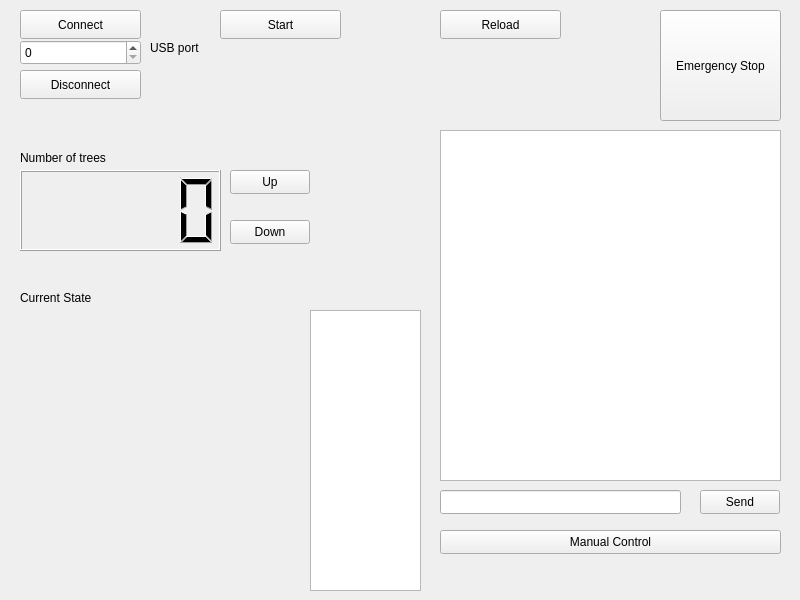
<?xml version="1.0" encoding="UTF-8"?>
<ui version="4.0">
 <class>Widget</class>
 <widget class="QWidget" name="Widget">
  <property name="geometry">
   <rect>
    <x>0</x>
    <y>0</y>
    <width>800</width>
    <height>600</height>
   </rect>
  </property>
  <property name="palette">
   <palette>
    <active/>
    <inactive/>
    <disabled/>
   </palette>
  </property>
  <property name="windowTitle">
   <string>Widget</string>
  </property>
  <widget class="QPushButton" name="Connect">
   <property name="geometry">
    <rect>
     <x>20</x>
     <y>10</y>
     <width>121</width>
     <height>29</height>
    </rect>
   </property>
   <property name="palette">
    <palette>
     <active>
      <colorrole role="WindowText">
       <brush brushstyle="SolidPattern">
        <color alpha="255">
         <red>0</red>
         <green>0</green>
         <blue>0</blue>
        </color>
       </brush>
      </colorrole>
      <colorrole role="Button">
       <brush brushstyle="SolidPattern">
        <color alpha="255">
         <red>255</red>
         <green>170</green>
         <blue>0</blue>
        </color>
       </brush>
      </colorrole>
      <colorrole role="Light">
       <brush brushstyle="SolidPattern">
        <color alpha="255">
         <red>255</red>
         <green>212</green>
         <blue>127</blue>
        </color>
       </brush>
      </colorrole>
      <colorrole role="Midlight">
       <brush brushstyle="SolidPattern">
        <color alpha="255">
         <red>255</red>
         <green>191</green>
         <blue>63</blue>
        </color>
       </brush>
      </colorrole>
      <colorrole role="Dark">
       <brush brushstyle="SolidPattern">
        <color alpha="255">
         <red>127</red>
         <green>85</green>
         <blue>0</blue>
        </color>
       </brush>
      </colorrole>
      <colorrole role="Mid">
       <brush brushstyle="SolidPattern">
        <color alpha="255">
         <red>170</red>
         <green>113</green>
         <blue>0</blue>
        </color>
       </brush>
      </colorrole>
      <colorrole role="Text">
       <brush brushstyle="SolidPattern">
        <color alpha="255">
         <red>0</red>
         <green>0</green>
         <blue>0</blue>
        </color>
       </brush>
      </colorrole>
      <colorrole role="BrightText">
       <brush brushstyle="SolidPattern">
        <color alpha="255">
         <red>255</red>
         <green>255</green>
         <blue>255</blue>
        </color>
       </brush>
      </colorrole>
      <colorrole role="ButtonText">
       <brush brushstyle="SolidPattern">
        <color alpha="255">
         <red>0</red>
         <green>0</green>
         <blue>0</blue>
        </color>
       </brush>
      </colorrole>
      <colorrole role="Base">
       <brush brushstyle="SolidPattern">
        <color alpha="255">
         <red>255</red>
         <green>255</green>
         <blue>255</blue>
        </color>
       </brush>
      </colorrole>
      <colorrole role="Window">
       <brush brushstyle="SolidPattern">
        <color alpha="255">
         <red>255</red>
         <green>170</green>
         <blue>0</blue>
        </color>
       </brush>
      </colorrole>
      <colorrole role="Shadow">
       <brush brushstyle="SolidPattern">
        <color alpha="255">
         <red>0</red>
         <green>0</green>
         <blue>0</blue>
        </color>
       </brush>
      </colorrole>
      <colorrole role="AlternateBase">
       <brush brushstyle="SolidPattern">
        <color alpha="255">
         <red>255</red>
         <green>212</green>
         <blue>127</blue>
        </color>
       </brush>
      </colorrole>
      <colorrole role="ToolTipBase">
       <brush brushstyle="SolidPattern">
        <color alpha="255">
         <red>255</red>
         <green>255</green>
         <blue>220</blue>
        </color>
       </brush>
      </colorrole>
      <colorrole role="ToolTipText">
       <brush brushstyle="SolidPattern">
        <color alpha="255">
         <red>0</red>
         <green>0</green>
         <blue>0</blue>
        </color>
       </brush>
      </colorrole>
     </active>
     <inactive>
      <colorrole role="WindowText">
       <brush brushstyle="SolidPattern">
        <color alpha="255">
         <red>0</red>
         <green>0</green>
         <blue>0</blue>
        </color>
       </brush>
      </colorrole>
      <colorrole role="Button">
       <brush brushstyle="SolidPattern">
        <color alpha="255">
         <red>240</red>
         <green>240</green>
         <blue>240</blue>
        </color>
       </brush>
      </colorrole>
      <colorrole role="Light">
       <brush brushstyle="SolidPattern">
        <color alpha="255">
         <red>255</red>
         <green>255</green>
         <blue>255</blue>
        </color>
       </brush>
      </colorrole>
      <colorrole role="Midlight">
       <brush brushstyle="SolidPattern">
        <color alpha="255">
         <red>227</red>
         <green>227</green>
         <blue>227</blue>
        </color>
       </brush>
      </colorrole>
      <colorrole role="Dark">
       <brush brushstyle="SolidPattern">
        <color alpha="255">
         <red>160</red>
         <green>160</green>
         <blue>160</blue>
        </color>
       </brush>
      </colorrole>
      <colorrole role="Mid">
       <brush brushstyle="SolidPattern">
        <color alpha="255">
         <red>160</red>
         <green>160</green>
         <blue>160</blue>
        </color>
       </brush>
      </colorrole>
      <colorrole role="Text">
       <brush brushstyle="SolidPattern">
        <color alpha="255">
         <red>0</red>
         <green>0</green>
         <blue>0</blue>
        </color>
       </brush>
      </colorrole>
      <colorrole role="BrightText">
       <brush brushstyle="SolidPattern">
        <color alpha="255">
         <red>255</red>
         <green>255</green>
         <blue>255</blue>
        </color>
       </brush>
      </colorrole>
      <colorrole role="ButtonText">
       <brush brushstyle="SolidPattern">
        <color alpha="255">
         <red>0</red>
         <green>0</green>
         <blue>0</blue>
        </color>
       </brush>
      </colorrole>
      <colorrole role="Base">
       <brush brushstyle="SolidPattern">
        <color alpha="255">
         <red>255</red>
         <green>255</green>
         <blue>255</blue>
        </color>
       </brush>
      </colorrole>
      <colorrole role="Window">
       <brush brushstyle="SolidPattern">
        <color alpha="255">
         <red>240</red>
         <green>240</green>
         <blue>240</blue>
        </color>
       </brush>
      </colorrole>
      <colorrole role="Shadow">
       <brush brushstyle="SolidPattern">
        <color alpha="255">
         <red>105</red>
         <green>105</green>
         <blue>105</blue>
        </color>
       </brush>
      </colorrole>
      <colorrole role="AlternateBase">
       <brush brushstyle="SolidPattern">
        <color alpha="255">
         <red>245</red>
         <green>245</green>
         <blue>245</blue>
        </color>
       </brush>
      </colorrole>
      <colorrole role="ToolTipBase">
       <brush brushstyle="SolidPattern">
        <color alpha="255">
         <red>255</red>
         <green>255</green>
         <blue>220</blue>
        </color>
       </brush>
      </colorrole>
      <colorrole role="ToolTipText">
       <brush brushstyle="SolidPattern">
        <color alpha="255">
         <red>0</red>
         <green>0</green>
         <blue>0</blue>
        </color>
       </brush>
      </colorrole>
     </inactive>
     <disabled>
      <colorrole role="WindowText">
       <brush brushstyle="SolidPattern">
        <color alpha="255">
         <red>127</red>
         <green>85</green>
         <blue>0</blue>
        </color>
       </brush>
      </colorrole>
      <colorrole role="Button">
       <brush brushstyle="SolidPattern">
        <color alpha="255">
         <red>255</red>
         <green>170</green>
         <blue>0</blue>
        </color>
       </brush>
      </colorrole>
      <colorrole role="Light">
       <brush brushstyle="SolidPattern">
        <color alpha="255">
         <red>255</red>
         <green>212</green>
         <blue>127</blue>
        </color>
       </brush>
      </colorrole>
      <colorrole role="Midlight">
       <brush brushstyle="SolidPattern">
        <color alpha="255">
         <red>255</red>
         <green>191</green>
         <blue>63</blue>
        </color>
       </brush>
      </colorrole>
      <colorrole role="Dark">
       <brush brushstyle="SolidPattern">
        <color alpha="255">
         <red>127</red>
         <green>85</green>
         <blue>0</blue>
        </color>
       </brush>
      </colorrole>
      <colorrole role="Mid">
       <brush brushstyle="SolidPattern">
        <color alpha="255">
         <red>170</red>
         <green>113</green>
         <blue>0</blue>
        </color>
       </brush>
      </colorrole>
      <colorrole role="Text">
       <brush brushstyle="SolidPattern">
        <color alpha="255">
         <red>127</red>
         <green>85</green>
         <blue>0</blue>
        </color>
       </brush>
      </colorrole>
      <colorrole role="BrightText">
       <brush brushstyle="SolidPattern">
        <color alpha="255">
         <red>255</red>
         <green>255</green>
         <blue>255</blue>
        </color>
       </brush>
      </colorrole>
      <colorrole role="ButtonText">
       <brush brushstyle="SolidPattern">
        <color alpha="255">
         <red>127</red>
         <green>85</green>
         <blue>0</blue>
        </color>
       </brush>
      </colorrole>
      <colorrole role="Base">
       <brush brushstyle="SolidPattern">
        <color alpha="255">
         <red>255</red>
         <green>170</green>
         <blue>0</blue>
        </color>
       </brush>
      </colorrole>
      <colorrole role="Window">
       <brush brushstyle="SolidPattern">
        <color alpha="255">
         <red>255</red>
         <green>170</green>
         <blue>0</blue>
        </color>
       </brush>
      </colorrole>
      <colorrole role="Shadow">
       <brush brushstyle="SolidPattern">
        <color alpha="255">
         <red>0</red>
         <green>0</green>
         <blue>0</blue>
        </color>
       </brush>
      </colorrole>
      <colorrole role="AlternateBase">
       <brush brushstyle="SolidPattern">
        <color alpha="255">
         <red>245</red>
         <green>245</green>
         <blue>245</blue>
        </color>
       </brush>
      </colorrole>
      <colorrole role="ToolTipBase">
       <brush brushstyle="SolidPattern">
        <color alpha="255">
         <red>255</red>
         <green>255</green>
         <blue>220</blue>
        </color>
       </brush>
      </colorrole>
      <colorrole role="ToolTipText">
       <brush brushstyle="SolidPattern">
        <color alpha="255">
         <red>0</red>
         <green>0</green>
         <blue>0</blue>
        </color>
       </brush>
      </colorrole>
     </disabled>
    </palette>
   </property>
   <property name="autoFillBackground">
    <bool>false</bool>
   </property>
   <property name="text">
    <string>Connect</string>
   </property>
  </widget>
  <widget class="QPushButton" name="Start">
   <property name="enabled">
    <bool>true</bool>
   </property>
   <property name="geometry">
    <rect>
     <x>220</x>
     <y>10</y>
     <width>121</width>
     <height>29</height>
    </rect>
   </property>
   <property name="palette">
    <palette>
     <active>
      <colorrole role="WindowText">
       <brush brushstyle="SolidPattern">
        <color alpha="255">
         <red>0</red>
         <green>0</green>
         <blue>0</blue>
        </color>
       </brush>
      </colorrole>
      <colorrole role="Button">
       <brush brushstyle="SolidPattern">
        <color alpha="255">
         <red>0</red>
         <green>255</green>
         <blue>127</blue>
        </color>
       </brush>
      </colorrole>
      <colorrole role="Light">
       <brush brushstyle="SolidPattern">
        <color alpha="255">
         <red>127</red>
         <green>255</green>
         <blue>191</blue>
        </color>
       </brush>
      </colorrole>
      <colorrole role="Midlight">
       <brush brushstyle="SolidPattern">
        <color alpha="255">
         <red>63</red>
         <green>255</green>
         <blue>159</blue>
        </color>
       </brush>
      </colorrole>
      <colorrole role="Dark">
       <brush brushstyle="SolidPattern">
        <color alpha="255">
         <red>0</red>
         <green>127</green>
         <blue>63</blue>
        </color>
       </brush>
      </colorrole>
      <colorrole role="Mid">
       <brush brushstyle="SolidPattern">
        <color alpha="255">
         <red>0</red>
         <green>170</green>
         <blue>85</blue>
        </color>
       </brush>
      </colorrole>
      <colorrole role="Text">
       <brush brushstyle="SolidPattern">
        <color alpha="255">
         <red>0</red>
         <green>0</green>
         <blue>0</blue>
        </color>
       </brush>
      </colorrole>
      <colorrole role="BrightText">
       <brush brushstyle="SolidPattern">
        <color alpha="255">
         <red>255</red>
         <green>255</green>
         <blue>255</blue>
        </color>
       </brush>
      </colorrole>
      <colorrole role="ButtonText">
       <brush brushstyle="SolidPattern">
        <color alpha="255">
         <red>0</red>
         <green>0</green>
         <blue>0</blue>
        </color>
       </brush>
      </colorrole>
      <colorrole role="Base">
       <brush brushstyle="SolidPattern">
        <color alpha="255">
         <red>255</red>
         <green>255</green>
         <blue>255</blue>
        </color>
       </brush>
      </colorrole>
      <colorrole role="Window">
       <brush brushstyle="SolidPattern">
        <color alpha="255">
         <red>0</red>
         <green>255</green>
         <blue>127</blue>
        </color>
       </brush>
      </colorrole>
      <colorrole role="Shadow">
       <brush brushstyle="SolidPattern">
        <color alpha="255">
         <red>0</red>
         <green>0</green>
         <blue>0</blue>
        </color>
       </brush>
      </colorrole>
      <colorrole role="AlternateBase">
       <brush brushstyle="SolidPattern">
        <color alpha="255">
         <red>127</red>
         <green>255</green>
         <blue>191</blue>
        </color>
       </brush>
      </colorrole>
      <colorrole role="ToolTipBase">
       <brush brushstyle="SolidPattern">
        <color alpha="255">
         <red>255</red>
         <green>255</green>
         <blue>220</blue>
        </color>
       </brush>
      </colorrole>
      <colorrole role="ToolTipText">
       <brush brushstyle="SolidPattern">
        <color alpha="255">
         <red>0</red>
         <green>0</green>
         <blue>0</blue>
        </color>
       </brush>
      </colorrole>
     </active>
     <inactive>
      <colorrole role="WindowText">
       <brush brushstyle="SolidPattern">
        <color alpha="255">
         <red>0</red>
         <green>0</green>
         <blue>0</blue>
        </color>
       </brush>
      </colorrole>
      <colorrole role="Button">
       <brush brushstyle="SolidPattern">
        <color alpha="255">
         <red>240</red>
         <green>240</green>
         <blue>240</blue>
        </color>
       </brush>
      </colorrole>
      <colorrole role="Light">
       <brush brushstyle="SolidPattern">
        <color alpha="255">
         <red>255</red>
         <green>255</green>
         <blue>255</blue>
        </color>
       </brush>
      </colorrole>
      <colorrole role="Midlight">
       <brush brushstyle="SolidPattern">
        <color alpha="255">
         <red>227</red>
         <green>227</green>
         <blue>227</blue>
        </color>
       </brush>
      </colorrole>
      <colorrole role="Dark">
       <brush brushstyle="SolidPattern">
        <color alpha="255">
         <red>160</red>
         <green>160</green>
         <blue>160</blue>
        </color>
       </brush>
      </colorrole>
      <colorrole role="Mid">
       <brush brushstyle="SolidPattern">
        <color alpha="255">
         <red>160</red>
         <green>160</green>
         <blue>160</blue>
        </color>
       </brush>
      </colorrole>
      <colorrole role="Text">
       <brush brushstyle="SolidPattern">
        <color alpha="255">
         <red>0</red>
         <green>0</green>
         <blue>0</blue>
        </color>
       </brush>
      </colorrole>
      <colorrole role="BrightText">
       <brush brushstyle="SolidPattern">
        <color alpha="255">
         <red>255</red>
         <green>255</green>
         <blue>255</blue>
        </color>
       </brush>
      </colorrole>
      <colorrole role="ButtonText">
       <brush brushstyle="SolidPattern">
        <color alpha="255">
         <red>0</red>
         <green>0</green>
         <blue>0</blue>
        </color>
       </brush>
      </colorrole>
      <colorrole role="Base">
       <brush brushstyle="SolidPattern">
        <color alpha="255">
         <red>255</red>
         <green>255</green>
         <blue>255</blue>
        </color>
       </brush>
      </colorrole>
      <colorrole role="Window">
       <brush brushstyle="SolidPattern">
        <color alpha="255">
         <red>240</red>
         <green>240</green>
         <blue>240</blue>
        </color>
       </brush>
      </colorrole>
      <colorrole role="Shadow">
       <brush brushstyle="SolidPattern">
        <color alpha="255">
         <red>105</red>
         <green>105</green>
         <blue>105</blue>
        </color>
       </brush>
      </colorrole>
      <colorrole role="AlternateBase">
       <brush brushstyle="SolidPattern">
        <color alpha="255">
         <red>245</red>
         <green>245</green>
         <blue>245</blue>
        </color>
       </brush>
      </colorrole>
      <colorrole role="ToolTipBase">
       <brush brushstyle="SolidPattern">
        <color alpha="255">
         <red>255</red>
         <green>255</green>
         <blue>220</blue>
        </color>
       </brush>
      </colorrole>
      <colorrole role="ToolTipText">
       <brush brushstyle="SolidPattern">
        <color alpha="255">
         <red>0</red>
         <green>0</green>
         <blue>0</blue>
        </color>
       </brush>
      </colorrole>
     </inactive>
     <disabled>
      <colorrole role="WindowText">
       <brush brushstyle="SolidPattern">
        <color alpha="255">
         <red>0</red>
         <green>127</green>
         <blue>63</blue>
        </color>
       </brush>
      </colorrole>
      <colorrole role="Button">
       <brush brushstyle="SolidPattern">
        <color alpha="255">
         <red>0</red>
         <green>255</green>
         <blue>127</blue>
        </color>
       </brush>
      </colorrole>
      <colorrole role="Light">
       <brush brushstyle="SolidPattern">
        <color alpha="255">
         <red>127</red>
         <green>255</green>
         <blue>191</blue>
        </color>
       </brush>
      </colorrole>
      <colorrole role="Midlight">
       <brush brushstyle="SolidPattern">
        <color alpha="255">
         <red>63</red>
         <green>255</green>
         <blue>159</blue>
        </color>
       </brush>
      </colorrole>
      <colorrole role="Dark">
       <brush brushstyle="SolidPattern">
        <color alpha="255">
         <red>0</red>
         <green>127</green>
         <blue>63</blue>
        </color>
       </brush>
      </colorrole>
      <colorrole role="Mid">
       <brush brushstyle="SolidPattern">
        <color alpha="255">
         <red>0</red>
         <green>170</green>
         <blue>85</blue>
        </color>
       </brush>
      </colorrole>
      <colorrole role="Text">
       <brush brushstyle="SolidPattern">
        <color alpha="255">
         <red>0</red>
         <green>127</green>
         <blue>63</blue>
        </color>
       </brush>
      </colorrole>
      <colorrole role="BrightText">
       <brush brushstyle="SolidPattern">
        <color alpha="255">
         <red>255</red>
         <green>255</green>
         <blue>255</blue>
        </color>
       </brush>
      </colorrole>
      <colorrole role="ButtonText">
       <brush brushstyle="SolidPattern">
        <color alpha="255">
         <red>0</red>
         <green>127</green>
         <blue>63</blue>
        </color>
       </brush>
      </colorrole>
      <colorrole role="Base">
       <brush brushstyle="SolidPattern">
        <color alpha="255">
         <red>0</red>
         <green>255</green>
         <blue>127</blue>
        </color>
       </brush>
      </colorrole>
      <colorrole role="Window">
       <brush brushstyle="SolidPattern">
        <color alpha="255">
         <red>0</red>
         <green>255</green>
         <blue>127</blue>
        </color>
       </brush>
      </colorrole>
      <colorrole role="Shadow">
       <brush brushstyle="SolidPattern">
        <color alpha="255">
         <red>0</red>
         <green>0</green>
         <blue>0</blue>
        </color>
       </brush>
      </colorrole>
      <colorrole role="AlternateBase">
       <brush brushstyle="SolidPattern">
        <color alpha="255">
         <red>245</red>
         <green>245</green>
         <blue>245</blue>
        </color>
       </brush>
      </colorrole>
      <colorrole role="ToolTipBase">
       <brush brushstyle="SolidPattern">
        <color alpha="255">
         <red>255</red>
         <green>255</green>
         <blue>220</blue>
        </color>
       </brush>
      </colorrole>
      <colorrole role="ToolTipText">
       <brush brushstyle="SolidPattern">
        <color alpha="255">
         <red>0</red>
         <green>0</green>
         <blue>0</blue>
        </color>
       </brush>
      </colorrole>
     </disabled>
    </palette>
   </property>
   <property name="autoFillBackground">
    <bool>false</bool>
   </property>
   <property name="text">
    <string>Start</string>
   </property>
  </widget>
  <widget class="QPushButton" name="ReloadBtn">
   <property name="geometry">
    <rect>
     <x>440</x>
     <y>10</y>
     <width>121</width>
     <height>29</height>
    </rect>
   </property>
   <property name="palette">
    <palette>
     <active>
      <colorrole role="WindowText">
       <brush brushstyle="SolidPattern">
        <color alpha="255">
         <red>0</red>
         <green>0</green>
         <blue>0</blue>
        </color>
       </brush>
      </colorrole>
      <colorrole role="Button">
       <brush brushstyle="SolidPattern">
        <color alpha="255">
         <red>255</red>
         <green>255</green>
         <blue>0</blue>
        </color>
       </brush>
      </colorrole>
      <colorrole role="Light">
       <brush brushstyle="SolidPattern">
        <color alpha="255">
         <red>255</red>
         <green>255</green>
         <blue>127</blue>
        </color>
       </brush>
      </colorrole>
      <colorrole role="Midlight">
       <brush brushstyle="SolidPattern">
        <color alpha="255">
         <red>255</red>
         <green>255</green>
         <blue>63</blue>
        </color>
       </brush>
      </colorrole>
      <colorrole role="Dark">
       <brush brushstyle="SolidPattern">
        <color alpha="255">
         <red>127</red>
         <green>127</green>
         <blue>0</blue>
        </color>
       </brush>
      </colorrole>
      <colorrole role="Mid">
       <brush brushstyle="SolidPattern">
        <color alpha="255">
         <red>170</red>
         <green>170</green>
         <blue>0</blue>
        </color>
       </brush>
      </colorrole>
      <colorrole role="Text">
       <brush brushstyle="SolidPattern">
        <color alpha="255">
         <red>0</red>
         <green>0</green>
         <blue>0</blue>
        </color>
       </brush>
      </colorrole>
      <colorrole role="BrightText">
       <brush brushstyle="SolidPattern">
        <color alpha="255">
         <red>255</red>
         <green>255</green>
         <blue>255</blue>
        </color>
       </brush>
      </colorrole>
      <colorrole role="ButtonText">
       <brush brushstyle="SolidPattern">
        <color alpha="255">
         <red>0</red>
         <green>0</green>
         <blue>0</blue>
        </color>
       </brush>
      </colorrole>
      <colorrole role="Base">
       <brush brushstyle="SolidPattern">
        <color alpha="255">
         <red>255</red>
         <green>255</green>
         <blue>255</blue>
        </color>
       </brush>
      </colorrole>
      <colorrole role="Window">
       <brush brushstyle="SolidPattern">
        <color alpha="255">
         <red>255</red>
         <green>255</green>
         <blue>0</blue>
        </color>
       </brush>
      </colorrole>
      <colorrole role="Shadow">
       <brush brushstyle="SolidPattern">
        <color alpha="255">
         <red>0</red>
         <green>0</green>
         <blue>0</blue>
        </color>
       </brush>
      </colorrole>
      <colorrole role="AlternateBase">
       <brush brushstyle="SolidPattern">
        <color alpha="255">
         <red>255</red>
         <green>255</green>
         <blue>127</blue>
        </color>
       </brush>
      </colorrole>
      <colorrole role="ToolTipBase">
       <brush brushstyle="SolidPattern">
        <color alpha="255">
         <red>255</red>
         <green>255</green>
         <blue>220</blue>
        </color>
       </brush>
      </colorrole>
      <colorrole role="ToolTipText">
       <brush brushstyle="SolidPattern">
        <color alpha="255">
         <red>0</red>
         <green>0</green>
         <blue>0</blue>
        </color>
       </brush>
      </colorrole>
     </active>
     <inactive>
      <colorrole role="WindowText">
       <brush brushstyle="SolidPattern">
        <color alpha="255">
         <red>0</red>
         <green>0</green>
         <blue>0</blue>
        </color>
       </brush>
      </colorrole>
      <colorrole role="Button">
       <brush brushstyle="SolidPattern">
        <color alpha="255">
         <red>240</red>
         <green>240</green>
         <blue>240</blue>
        </color>
       </brush>
      </colorrole>
      <colorrole role="Light">
       <brush brushstyle="SolidPattern">
        <color alpha="255">
         <red>255</red>
         <green>255</green>
         <blue>255</blue>
        </color>
       </brush>
      </colorrole>
      <colorrole role="Midlight">
       <brush brushstyle="SolidPattern">
        <color alpha="255">
         <red>227</red>
         <green>227</green>
         <blue>227</blue>
        </color>
       </brush>
      </colorrole>
      <colorrole role="Dark">
       <brush brushstyle="SolidPattern">
        <color alpha="255">
         <red>160</red>
         <green>160</green>
         <blue>160</blue>
        </color>
       </brush>
      </colorrole>
      <colorrole role="Mid">
       <brush brushstyle="SolidPattern">
        <color alpha="255">
         <red>160</red>
         <green>160</green>
         <blue>160</blue>
        </color>
       </brush>
      </colorrole>
      <colorrole role="Text">
       <brush brushstyle="SolidPattern">
        <color alpha="255">
         <red>0</red>
         <green>0</green>
         <blue>0</blue>
        </color>
       </brush>
      </colorrole>
      <colorrole role="BrightText">
       <brush brushstyle="SolidPattern">
        <color alpha="255">
         <red>255</red>
         <green>255</green>
         <blue>255</blue>
        </color>
       </brush>
      </colorrole>
      <colorrole role="ButtonText">
       <brush brushstyle="SolidPattern">
        <color alpha="255">
         <red>0</red>
         <green>0</green>
         <blue>0</blue>
        </color>
       </brush>
      </colorrole>
      <colorrole role="Base">
       <brush brushstyle="SolidPattern">
        <color alpha="255">
         <red>255</red>
         <green>255</green>
         <blue>255</blue>
        </color>
       </brush>
      </colorrole>
      <colorrole role="Window">
       <brush brushstyle="SolidPattern">
        <color alpha="255">
         <red>240</red>
         <green>240</green>
         <blue>240</blue>
        </color>
       </brush>
      </colorrole>
      <colorrole role="Shadow">
       <brush brushstyle="SolidPattern">
        <color alpha="255">
         <red>105</red>
         <green>105</green>
         <blue>105</blue>
        </color>
       </brush>
      </colorrole>
      <colorrole role="AlternateBase">
       <brush brushstyle="SolidPattern">
        <color alpha="255">
         <red>245</red>
         <green>245</green>
         <blue>245</blue>
        </color>
       </brush>
      </colorrole>
      <colorrole role="ToolTipBase">
       <brush brushstyle="SolidPattern">
        <color alpha="255">
         <red>255</red>
         <green>255</green>
         <blue>220</blue>
        </color>
       </brush>
      </colorrole>
      <colorrole role="ToolTipText">
       <brush brushstyle="SolidPattern">
        <color alpha="255">
         <red>0</red>
         <green>0</green>
         <blue>0</blue>
        </color>
       </brush>
      </colorrole>
     </inactive>
     <disabled>
      <colorrole role="WindowText">
       <brush brushstyle="SolidPattern">
        <color alpha="255">
         <red>127</red>
         <green>127</green>
         <blue>0</blue>
        </color>
       </brush>
      </colorrole>
      <colorrole role="Button">
       <brush brushstyle="SolidPattern">
        <color alpha="255">
         <red>255</red>
         <green>255</green>
         <blue>0</blue>
        </color>
       </brush>
      </colorrole>
      <colorrole role="Light">
       <brush brushstyle="SolidPattern">
        <color alpha="255">
         <red>255</red>
         <green>255</green>
         <blue>127</blue>
        </color>
       </brush>
      </colorrole>
      <colorrole role="Midlight">
       <brush brushstyle="SolidPattern">
        <color alpha="255">
         <red>255</red>
         <green>255</green>
         <blue>63</blue>
        </color>
       </brush>
      </colorrole>
      <colorrole role="Dark">
       <brush brushstyle="SolidPattern">
        <color alpha="255">
         <red>127</red>
         <green>127</green>
         <blue>0</blue>
        </color>
       </brush>
      </colorrole>
      <colorrole role="Mid">
       <brush brushstyle="SolidPattern">
        <color alpha="255">
         <red>170</red>
         <green>170</green>
         <blue>0</blue>
        </color>
       </brush>
      </colorrole>
      <colorrole role="Text">
       <brush brushstyle="SolidPattern">
        <color alpha="255">
         <red>127</red>
         <green>127</green>
         <blue>0</blue>
        </color>
       </brush>
      </colorrole>
      <colorrole role="BrightText">
       <brush brushstyle="SolidPattern">
        <color alpha="255">
         <red>255</red>
         <green>255</green>
         <blue>255</blue>
        </color>
       </brush>
      </colorrole>
      <colorrole role="ButtonText">
       <brush brushstyle="SolidPattern">
        <color alpha="255">
         <red>127</red>
         <green>127</green>
         <blue>0</blue>
        </color>
       </brush>
      </colorrole>
      <colorrole role="Base">
       <brush brushstyle="SolidPattern">
        <color alpha="255">
         <red>255</red>
         <green>255</green>
         <blue>0</blue>
        </color>
       </brush>
      </colorrole>
      <colorrole role="Window">
       <brush brushstyle="SolidPattern">
        <color alpha="255">
         <red>255</red>
         <green>255</green>
         <blue>0</blue>
        </color>
       </brush>
      </colorrole>
      <colorrole role="Shadow">
       <brush brushstyle="SolidPattern">
        <color alpha="255">
         <red>0</red>
         <green>0</green>
         <blue>0</blue>
        </color>
       </brush>
      </colorrole>
      <colorrole role="AlternateBase">
       <brush brushstyle="SolidPattern">
        <color alpha="255">
         <red>245</red>
         <green>245</green>
         <blue>245</blue>
        </color>
       </brush>
      </colorrole>
      <colorrole role="ToolTipBase">
       <brush brushstyle="SolidPattern">
        <color alpha="255">
         <red>255</red>
         <green>255</green>
         <blue>220</blue>
        </color>
       </brush>
      </colorrole>
      <colorrole role="ToolTipText">
       <brush brushstyle="SolidPattern">
        <color alpha="255">
         <red>0</red>
         <green>0</green>
         <blue>0</blue>
        </color>
       </brush>
      </colorrole>
     </disabled>
    </palette>
   </property>
   <property name="autoFillBackground">
    <bool>false</bool>
   </property>
   <property name="text">
    <string>Reload</string>
   </property>
  </widget>
  <widget class="QPushButton" name="StopBtn">
   <property name="geometry">
    <rect>
     <x>660</x>
     <y>10</y>
     <width>121</width>
     <height>111</height>
    </rect>
   </property>
   <property name="palette">
    <palette>
     <active>
      <colorrole role="WindowText">
       <brush brushstyle="SolidPattern">
        <color alpha="255">
         <red>0</red>
         <green>0</green>
         <blue>0</blue>
        </color>
       </brush>
      </colorrole>
      <colorrole role="Button">
       <brush brushstyle="SolidPattern">
        <color alpha="255">
         <red>255</red>
         <green>0</green>
         <blue>0</blue>
        </color>
       </brush>
      </colorrole>
      <colorrole role="Light">
       <brush brushstyle="SolidPattern">
        <color alpha="255">
         <red>255</red>
         <green>127</green>
         <blue>127</blue>
        </color>
       </brush>
      </colorrole>
      <colorrole role="Midlight">
       <brush brushstyle="SolidPattern">
        <color alpha="255">
         <red>255</red>
         <green>63</green>
         <blue>63</blue>
        </color>
       </brush>
      </colorrole>
      <colorrole role="Dark">
       <brush brushstyle="SolidPattern">
        <color alpha="255">
         <red>127</red>
         <green>0</green>
         <blue>0</blue>
        </color>
       </brush>
      </colorrole>
      <colorrole role="Mid">
       <brush brushstyle="SolidPattern">
        <color alpha="255">
         <red>170</red>
         <green>0</green>
         <blue>0</blue>
        </color>
       </brush>
      </colorrole>
      <colorrole role="Text">
       <brush brushstyle="SolidPattern">
        <color alpha="255">
         <red>0</red>
         <green>0</green>
         <blue>0</blue>
        </color>
       </brush>
      </colorrole>
      <colorrole role="BrightText">
       <brush brushstyle="SolidPattern">
        <color alpha="255">
         <red>255</red>
         <green>255</green>
         <blue>255</blue>
        </color>
       </brush>
      </colorrole>
      <colorrole role="ButtonText">
       <brush brushstyle="SolidPattern">
        <color alpha="255">
         <red>0</red>
         <green>0</green>
         <blue>0</blue>
        </color>
       </brush>
      </colorrole>
      <colorrole role="Base">
       <brush brushstyle="SolidPattern">
        <color alpha="255">
         <red>255</red>
         <green>0</green>
         <blue>0</blue>
        </color>
       </brush>
      </colorrole>
      <colorrole role="Window">
       <brush brushstyle="SolidPattern">
        <color alpha="255">
         <red>255</red>
         <green>0</green>
         <blue>0</blue>
        </color>
       </brush>
      </colorrole>
      <colorrole role="Shadow">
       <brush brushstyle="SolidPattern">
        <color alpha="255">
         <red>0</red>
         <green>0</green>
         <blue>0</blue>
        </color>
       </brush>
      </colorrole>
      <colorrole role="AlternateBase">
       <brush brushstyle="SolidPattern">
        <color alpha="255">
         <red>255</red>
         <green>127</green>
         <blue>127</blue>
        </color>
       </brush>
      </colorrole>
      <colorrole role="ToolTipBase">
       <brush brushstyle="SolidPattern">
        <color alpha="255">
         <red>255</red>
         <green>255</green>
         <blue>220</blue>
        </color>
       </brush>
      </colorrole>
      <colorrole role="ToolTipText">
       <brush brushstyle="SolidPattern">
        <color alpha="255">
         <red>0</red>
         <green>0</green>
         <blue>0</blue>
        </color>
       </brush>
      </colorrole>
     </active>
     <inactive>
      <colorrole role="WindowText">
       <brush brushstyle="SolidPattern">
        <color alpha="255">
         <red>0</red>
         <green>0</green>
         <blue>0</blue>
        </color>
       </brush>
      </colorrole>
      <colorrole role="Button">
       <brush brushstyle="SolidPattern">
        <color alpha="255">
         <red>240</red>
         <green>240</green>
         <blue>240</blue>
        </color>
       </brush>
      </colorrole>
      <colorrole role="Light">
       <brush brushstyle="SolidPattern">
        <color alpha="255">
         <red>255</red>
         <green>255</green>
         <blue>255</blue>
        </color>
       </brush>
      </colorrole>
      <colorrole role="Midlight">
       <brush brushstyle="SolidPattern">
        <color alpha="255">
         <red>227</red>
         <green>227</green>
         <blue>227</blue>
        </color>
       </brush>
      </colorrole>
      <colorrole role="Dark">
       <brush brushstyle="SolidPattern">
        <color alpha="255">
         <red>160</red>
         <green>160</green>
         <blue>160</blue>
        </color>
       </brush>
      </colorrole>
      <colorrole role="Mid">
       <brush brushstyle="SolidPattern">
        <color alpha="255">
         <red>160</red>
         <green>160</green>
         <blue>160</blue>
        </color>
       </brush>
      </colorrole>
      <colorrole role="Text">
       <brush brushstyle="SolidPattern">
        <color alpha="255">
         <red>0</red>
         <green>0</green>
         <blue>0</blue>
        </color>
       </brush>
      </colorrole>
      <colorrole role="BrightText">
       <brush brushstyle="SolidPattern">
        <color alpha="255">
         <red>255</red>
         <green>255</green>
         <blue>255</blue>
        </color>
       </brush>
      </colorrole>
      <colorrole role="ButtonText">
       <brush brushstyle="SolidPattern">
        <color alpha="255">
         <red>0</red>
         <green>0</green>
         <blue>0</blue>
        </color>
       </brush>
      </colorrole>
      <colorrole role="Base">
       <brush brushstyle="SolidPattern">
        <color alpha="255">
         <red>255</red>
         <green>255</green>
         <blue>255</blue>
        </color>
       </brush>
      </colorrole>
      <colorrole role="Window">
       <brush brushstyle="SolidPattern">
        <color alpha="255">
         <red>240</red>
         <green>240</green>
         <blue>240</blue>
        </color>
       </brush>
      </colorrole>
      <colorrole role="Shadow">
       <brush brushstyle="SolidPattern">
        <color alpha="255">
         <red>105</red>
         <green>105</green>
         <blue>105</blue>
        </color>
       </brush>
      </colorrole>
      <colorrole role="AlternateBase">
       <brush brushstyle="SolidPattern">
        <color alpha="255">
         <red>245</red>
         <green>245</green>
         <blue>245</blue>
        </color>
       </brush>
      </colorrole>
      <colorrole role="ToolTipBase">
       <brush brushstyle="SolidPattern">
        <color alpha="255">
         <red>255</red>
         <green>255</green>
         <blue>220</blue>
        </color>
       </brush>
      </colorrole>
      <colorrole role="ToolTipText">
       <brush brushstyle="SolidPattern">
        <color alpha="255">
         <red>0</red>
         <green>0</green>
         <blue>0</blue>
        </color>
       </brush>
      </colorrole>
     </inactive>
     <disabled>
      <colorrole role="WindowText">
       <brush brushstyle="SolidPattern">
        <color alpha="255">
         <red>0</red>
         <green>0</green>
         <blue>0</blue>
        </color>
       </brush>
      </colorrole>
      <colorrole role="Button">
       <brush brushstyle="SolidPattern">
        <color alpha="255">
         <red>255</red>
         <green>0</green>
         <blue>0</blue>
        </color>
       </brush>
      </colorrole>
      <colorrole role="Light">
       <brush brushstyle="SolidPattern">
        <color alpha="255">
         <red>255</red>
         <green>127</green>
         <blue>127</blue>
        </color>
       </brush>
      </colorrole>
      <colorrole role="Midlight">
       <brush brushstyle="SolidPattern">
        <color alpha="255">
         <red>255</red>
         <green>63</green>
         <blue>63</blue>
        </color>
       </brush>
      </colorrole>
      <colorrole role="Dark">
       <brush brushstyle="SolidPattern">
        <color alpha="255">
         <red>127</red>
         <green>0</green>
         <blue>0</blue>
        </color>
       </brush>
      </colorrole>
      <colorrole role="Mid">
       <brush brushstyle="SolidPattern">
        <color alpha="255">
         <red>170</red>
         <green>0</green>
         <blue>0</blue>
        </color>
       </brush>
      </colorrole>
      <colorrole role="Text">
       <brush brushstyle="SolidPattern">
        <color alpha="255">
         <red>127</red>
         <green>0</green>
         <blue>0</blue>
        </color>
       </brush>
      </colorrole>
      <colorrole role="BrightText">
       <brush brushstyle="SolidPattern">
        <color alpha="255">
         <red>255</red>
         <green>255</green>
         <blue>255</blue>
        </color>
       </brush>
      </colorrole>
      <colorrole role="ButtonText">
       <brush brushstyle="SolidPattern">
        <color alpha="255">
         <red>127</red>
         <green>0</green>
         <blue>0</blue>
        </color>
       </brush>
      </colorrole>
      <colorrole role="Base">
       <brush brushstyle="SolidPattern">
        <color alpha="255">
         <red>255</red>
         <green>0</green>
         <blue>0</blue>
        </color>
       </brush>
      </colorrole>
      <colorrole role="Window">
       <brush brushstyle="SolidPattern">
        <color alpha="255">
         <red>255</red>
         <green>0</green>
         <blue>0</blue>
        </color>
       </brush>
      </colorrole>
      <colorrole role="Shadow">
       <brush brushstyle="SolidPattern">
        <color alpha="255">
         <red>0</red>
         <green>0</green>
         <blue>0</blue>
        </color>
       </brush>
      </colorrole>
      <colorrole role="AlternateBase">
       <brush brushstyle="SolidPattern">
        <color alpha="255">
         <red>245</red>
         <green>245</green>
         <blue>245</blue>
        </color>
       </brush>
      </colorrole>
      <colorrole role="ToolTipBase">
       <brush brushstyle="SolidPattern">
        <color alpha="255">
         <red>255</red>
         <green>255</green>
         <blue>220</blue>
        </color>
       </brush>
      </colorrole>
      <colorrole role="ToolTipText">
       <brush brushstyle="SolidPattern">
        <color alpha="255">
         <red>0</red>
         <green>0</green>
         <blue>0</blue>
        </color>
       </brush>
      </colorrole>
     </disabled>
    </palette>
   </property>
   <property name="autoFillBackground">
    <bool>false</bool>
   </property>
   <property name="text">
    <string>Emergency Stop</string>
   </property>
  </widget>
  <widget class="QSpinBox" name="spinBox">
   <property name="geometry">
    <rect>
     <x>20</x>
     <y>40</y>
     <width>121</width>
     <height>25</height>
    </rect>
   </property>
  </widget>
  <widget class="QLabel" name="label">
   <property name="geometry">
    <rect>
     <x>150</x>
     <y>40</y>
     <width>49</width>
     <height>16</height>
    </rect>
   </property>
   <property name="text">
    <string>USB port </string>
   </property>
  </widget>
  <widget class="QTextBrowser" name="textBrowser">
   <property name="geometry">
    <rect>
     <x>440</x>
     <y>130</y>
     <width>341</width>
     <height>351</height>
    </rect>
   </property>
  </widget>
  <widget class="QLineEdit" name="lineEdit">
   <property name="geometry">
    <rect>
     <x>440</x>
     <y>490</y>
     <width>241</width>
     <height>24</height>
    </rect>
   </property>
  </widget>
  <widget class="QPushButton" name="pushButton_5">
   <property name="geometry">
    <rect>
     <x>700</x>
     <y>490</y>
     <width>80</width>
     <height>24</height>
    </rect>
   </property>
   <property name="text">
    <string>Send</string>
   </property>
  </widget>
  <widget class="QPushButton" name="pushButton_6">
   <property name="geometry">
    <rect>
     <x>440</x>
     <y>530</y>
     <width>341</width>
     <height>24</height>
    </rect>
   </property>
   <property name="text">
    <string>Manual Control</string>
   </property>
  </widget>
  <widget class="QLabel" name="label_2">
   <property name="geometry">
    <rect>
     <x>20</x>
     <y>290</y>
     <width>101</width>
     <height>16</height>
    </rect>
   </property>
   <property name="text">
    <string>Current State</string>
   </property>
  </widget>
  <widget class="QLCDNumber" name="lcdNumber">
   <property name="geometry">
    <rect>
     <x>20</x>
     <y>170</y>
     <width>201</width>
     <height>81</height>
    </rect>
   </property>
   <property name="intValue" stdset="0">
    <number>0</number>
   </property>
  </widget>
  <widget class="QLabel" name="label_3">
   <property name="geometry">
    <rect>
     <x>20</x>
     <y>150</y>
     <width>101</width>
     <height>16</height>
    </rect>
   </property>
   <property name="text">
    <string>Number of trees</string>
   </property>
  </widget>
  <widget class="QPushButton" name="Up">
   <property name="enabled">
    <bool>true</bool>
   </property>
   <property name="geometry">
    <rect>
     <x>230</x>
     <y>170</y>
     <width>80</width>
     <height>24</height>
    </rect>
   </property>
   <property name="text">
    <string>Up</string>
   </property>
  </widget>
  <widget class="QPushButton" name="Down">
   <property name="geometry">
    <rect>
     <x>230</x>
     <y>220</y>
     <width>80</width>
     <height>24</height>
    </rect>
   </property>
   <property name="text">
    <string>Down</string>
   </property>
  </widget>
  <widget class="QPushButton" name="Disconnect">
   <property name="enabled">
    <bool>true</bool>
   </property>
   <property name="geometry">
    <rect>
     <x>20</x>
     <y>70</y>
     <width>121</width>
     <height>29</height>
    </rect>
   </property>
   <property name="text">
    <string>Disconnect</string>
   </property>
  </widget>
  <widget class="QLabel" name="label_4">
   <property name="geometry">
    <rect>
     <x>10</x>
     <y>310</y>
     <width>291</width>
     <height>281</height>
    </rect>
   </property>
   <property name="text">
    <string/>
   </property>
   <property name="pixmap">
    <pixmap>Pos1.jpg</pixmap>
   </property>
   <property name="scaledContents">
    <bool>true</bool>
   </property>
  </widget>
  <widget class="QTextBrowser" name="textBrowser_2">
   <property name="geometry">
    <rect>
     <x>310</x>
     <y>310</y>
     <width>111</width>
     <height>281</height>
    </rect>
   </property>
  </widget>
 </widget>
 <resources/>
 <connections/>
</ui>
